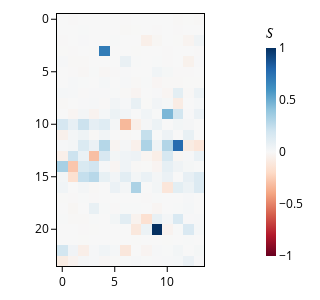

Notebook source saved alongside this figure:
### Code cell
pu.plot_attn(h.normalise_tensor(s_attn_denoising), labels, image_dir / "symbolic_denoising.png")

### Figure 1 — Plotly figure (JSON) as saved in the notebook; plotly's stock layout.template omitted (floating-point values rounded to 4 significant figures; data arrays with more than 128 entries replaced by an {"elided": "..."} marker saying what was removed)
{"data": [{"coloraxis": "coloraxis", "hovertemplate": "Head: %{x}<br>Layer: %{y}<br>color: %{z}<extra></extra>", "name": "0", "type": "heatmap", "xaxis": "x", "yaxis": "y", "z": {"elided": "24x14 float values"}}], "layout": {"coloraxis": {"cmid": 0, "colorbar": {"len": 1, "lenmode": "fraction", "thickness": 10, "thicknessmode": "pixels", "title": {"text": "𝑆"}}, "colorscale": [[0, "rgb(103,0,31)"], [0.1, "rgb(178,24,43)"], [0.2, "rgb(214,96,77)"], [0.3, "rgb(244,165,130)"], [0.4, "rgb(253,219,199)"], [0.5, "rgb(247,247,247)"], [0.6, "rgb(209,229,240)"], [0.7, "rgb(146,197,222)"], [0.8, "rgb(67,147,195)"], [0.9, "rgb(33,102,172)"], [1, "rgb(5,48,97)"]]}, "font": {"color": "black", "size": 12}, "height": 300, "margin": {"b": 10, "l": 10, "r": 10, "t": 10}, "title": {"font": {"size": 14}}, "width": 300, "xaxis": {"anchor": "y", "constrain": "domain", "domain": [0, 1], "linecolor": "black", "linewidth": 1, "mirror": true, "scaleanchor": "y", "showline": true, "tickcolor": "black", "ticks": "outside", "tickwidth": 1, "title": {}}, "yaxis": {"anchor": "x", "autorange": "reversed", "constrain": "domain", "domain": [0, 1], "linecolor": "black", "linewidth": 1, "mirror": true, "showline": true, "tickcolor": "black", "ticks": "outside", "tickwidth": 1, "title": {}}}}
